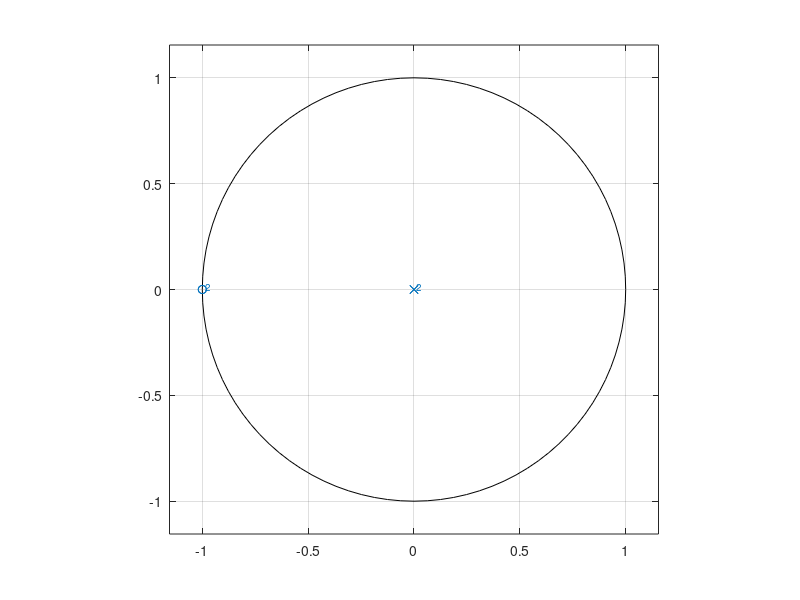
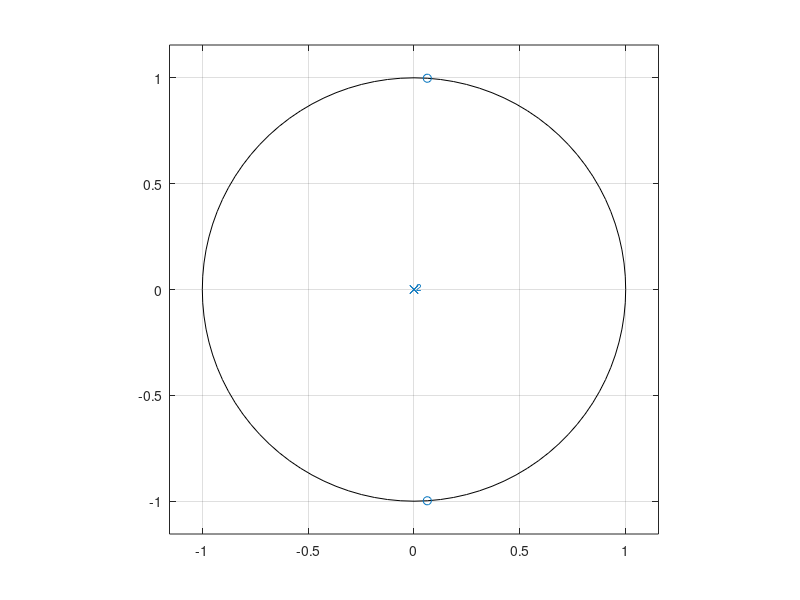
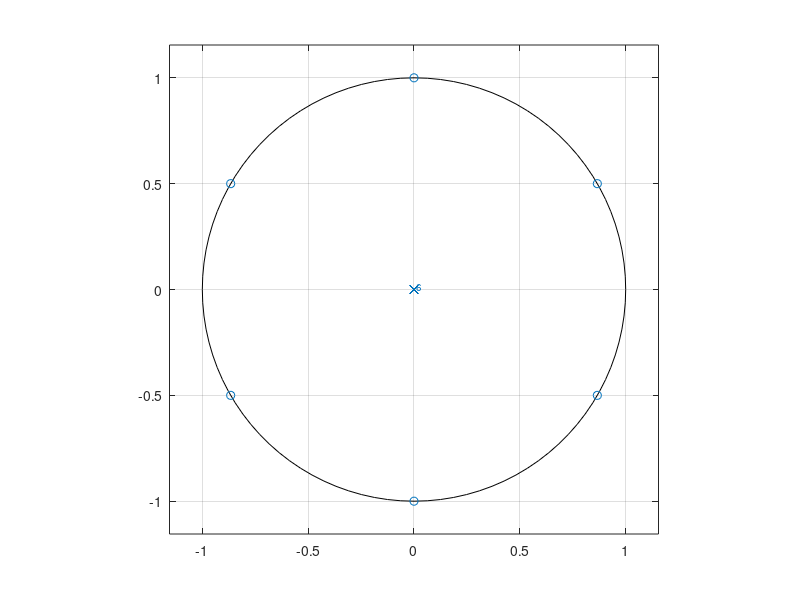
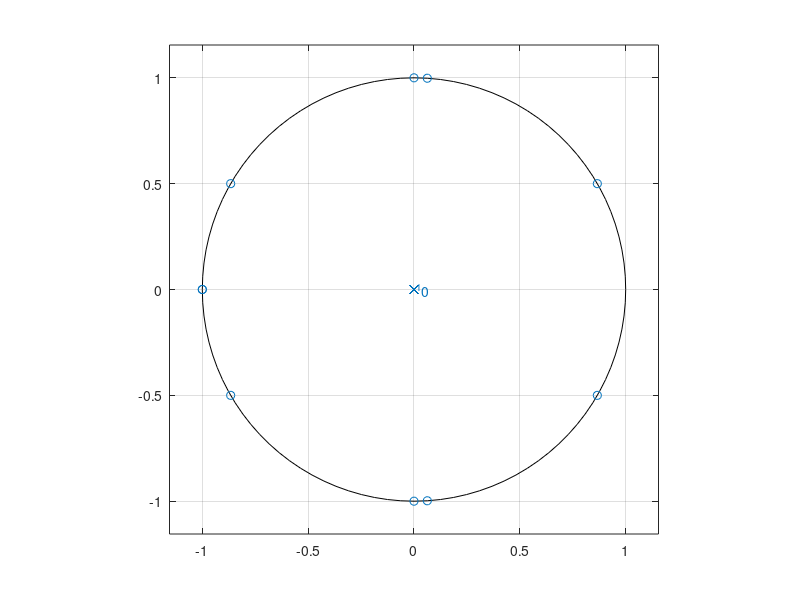

Write the MATLAB code that produced these figures, in order. (Note: this script raises an error after producing the figures.)
% LOW-PASS FILTER
a1 = [1/4, 1/2, 1/4];  % Koeficients at X
b1 = 1;                % Koeficients at Y
figure;
zplane(a1, b1);

% MAINS FILTER
a2 = [1, -2 * cos(60*pi / 125), 1];
b2 = 1;
figure;
zplane(a2, b2);

% DERIVATIVE FILTER
a3 = [1 0 0 0 0 0 1];
b3 = 1;
figure;
zplane(a3, b3);

% PRODUCT OF ALL FILTERS
a = [1, 2-2*cos(60*pi/125), 2-4*cos(60*pi/125), 2-2*cos(60*pi/125), 1, 0, 1, 2-2*cos(60*pi/125), 2-4*cos(60*pi/125), 2-2*cos(60*pi/125), 1];
b = 1;
figure
zplane(a, b);


x = linspace(0, 500, 1000);
y = zeros(1, 1000);
for i = 1:length(y)
    y(i) = (1 + 2*i + i^2) * (1 - 2 * cos(60*pi/125) * i + i^2) * (1 + i^6) / i^8;
end

d = [1 zeros(1, 511)];
h = filter(b, a, d);
showSpecs(h, 360)
